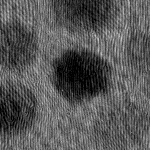
#> input picture Images/TEM126/TEM126_crop1.jpg, 150 x 150 px
$ python -i utils.py   (imports and definitions only)
#> lines starting #> are read from the running program, lines starting #| are printed output that depends on the picture; after the words box and inside, x2 and y2 are one past the last pixel; in counts of white or black regions, pixels touching at a corner belong together
#> further down, picture is the input picture: shape (150, 150); min 0, max 201, mean 87.4
import cv2
import yaml
import numpy as np
import matplotlib.pyplot as plt

from scipy.spatial import distance
from scipy.spatial.distance import directed_hausdorff

# [7 lines left out: function get_config, not called in this run]

class NanoParticleSegmentation:
    def __init__(self):
        pass

    # [8 lines left out: function get_gray_img, not called in this run]

    def contour_distance_to_center(self, contour):
        """
        Function to calculate the distance from the contour's centroid to the image center
        """
        M = cv2.moments(contour)
        if M["m00"] != 0:
            cX = int(M["m10"] / M["m00"])
            cY = int(M["m01"] / M["m00"])
            distance = np.sqrt((cX - self.image_center[0]) ** 2 + (cY - self.image_center[1]) ** 2)
            return distance

        return float('inf')

    # [31 lines left out: function save_img, not called in this run]

    def sort_contours(self, contours):
        # Sort contours first by distance to center, then by area
        contours_sorted = sorted(contours, key=lambda contour: (self.contour_distance_to_center(contour), -cv2.contourArea(contour)))

        # Select the largest contour closest to the center
        largest_cent_contour = contours_sorted[0] if contours_sorted else None

        return largest_cent_contour

    def segment(self, gray_img, strategy=1):
        # Silas' strategy
#> called with strategy = 1
        if strategy == 1:
            # Apply Gaussian Blur to reduce noise
            blurred = cv2.GaussianBlur(gray_img, (5, 5), 0)
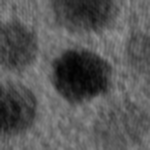
#> blurred: shape (150, 150); min 2, max 150, mean 87.4

            # Apply Median Blur to reduce noise
            blurred = cv2.medianBlur(gray_img, 5)

            # Thresholding using the mean value
            _, thresh = cv2.threshold(blurred, np.mean(blurred), 255, cv2.THRESH_BINARY_INV)
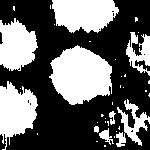
#> thresh: shape (150, 150); 39.7% white; 36 white regions (27 under 20 px), largest, box (x1, y1, x2, y2) and area: (49, 45, 112, 105) 2652, (52, 0, 119, 33) 1730, (0, 81, 38, 150) 1616

            # Apply Morphological Opening to remove small patches
            kernel = cv2.getStructuringElement(cv2.MORPH_RECT, (3, 3))
            opened = cv2.morphologyEx(thresh, cv2.MORPH_OPEN, kernel, iterations=2)
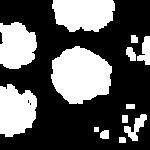
#> opened: shape (150, 150); 35.9% white; 13 white regions

        else:
            # Ahmed's strategy
            #Apply Median blur to remove salt and pepper noise
            blurred = cv2.medianBlur(gray_img, 9)

            #Thresholding to seperate particle from the background
            _, thresh_otsu = cv2.threshold(blurred, 0, 255, cv2.THRESH_BINARY_INV + cv2.THRESH_OTSU)

            # Apply morphologicla operations
            kernel = cv2.getStructuringElement(cv2.MORPH_RECT, (3, 3))
            closed = cv2.morphologyEx(thresh_otsu, cv2.MORPH_CLOSE, kernel, iterations=3)

            kernel2 = cv2.getStructuringElement(cv2.MORPH_ELLIPSE, (5, 5))
            opened = cv2.morphologyEx(closed, cv2.MORPH_OPEN, kernel2, iterations=3)

        # Find contours in the processed image
        contours, _ = cv2.findContours(opened, cv2.RETR_EXTERNAL, cv2.CHAIN_APPROX_SIMPLE)
#> contours = 13 contours, 1 with area under 20; largest, box (x1, y1, x2, y2) and area: (51, 46, 112, 104) 2517, (52, 0, 115, 32) 1586, (0, 84, 37, 137) 1452, (0, 22, 37, 69) 1320, (124, 114, 147, 141) 208
        largest_cent_contour = self.sort_contours(contours)

        # Create a blank mask and draw the largest contour
        mask = np.zeros_like(gray_img, dtype="uint8")
        if largest_cent_contour is not None:
            cv2.drawContours(mask, [largest_cent_contour], -1, (255), thickness=cv2.FILLED)

        # Fill small spaces in the mask
        filled_mask = cv2.morphologyEx(mask, cv2.MORPH_CLOSE, kernel, iterations=2)

        color = (0, 0, 255)
        thickness = 1

        # Draw contours of the refined segmentation mask on the original image in red
        seg_img = self.image.copy()
        refined_contours, _ = cv2.findContours(filled_mask, cv2.RETR_EXTERNAL, cv2.CHAIN_APPROX_SIMPLE)
        cv2.drawContours(seg_img, refined_contours, -1, color, thickness)

        # Draw red lines at the edges of seg_img
        height, width, _ = seg_img.shape

        # Top edge
        cv2.line(seg_img, (0, 0), (width, 0), color, thickness)
        # Bottom edge
        cv2.line(seg_img, (0, height - 1), (width, height - 1), color, thickness)
        # Left edge
        cv2.line(seg_img, (0, 0), (0, height), color, thickness)
        # Right edge
        cv2.line(seg_img, (width - 1, 0), (width - 1, height), color, thickness)

        return gray_img, filled_mask, seg_img


class Metrics:
    def __init__(self, mask, groundTruth):
        self.mask = mask
        self.groundTruth = groundTruth


    # [78 lines left out: functions calcDICE, calcIOU, calcHusdorf, not called in this run]

    def get_metrics(self):
        return f"DICE: {self.calcDICE():.2f}, IoU: {self.calcIOU():.2f}, Hausdorf: {self.calcHusdorf():.2f}"

>>> import cv2
>>> picture = cv2.imread('Images/TEM126/TEM126_crop1.jpg', cv2.IMREAD_GRAYSCALE)
#> (the run stopped early here; a loop or call above may not have finished)

$ run again, on Images/TEM126/TEM126_crop10.jpg
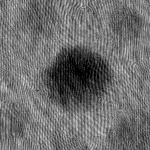
#> input picture Images/TEM126/TEM126_crop10.jpg, 150 x 150 px
#> picture is the input picture: shape (150, 150); min 0, max 223, mean 109.7
#> in segment, `_, thresh = cv2.threshold(blurred, np.mean(blurred), 255, cv2.THRESH_B..`:
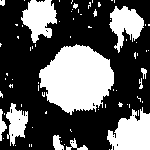
#> thresh: shape (150, 150); 35.5% white; 75 white regions (63 under 20 px), largest, box (x1, y1, x2, y2) and area: (39, 44, 114, 115) 3682, (107, 107, 150, 150) 1255, (21, 0, 57, 43) 977
#> in segment, `opened = cv2.morphologyEx(thresh, cv2.MORPH_OPEN, kernel, iterations=2)`:
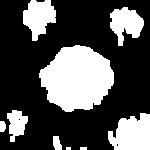
#> opened: shape (150, 150); 31.6% white; 9 white regions (1 under 20 px)
#> contours = 9 contours, 2 with area under 20; largest, box (x1, y1, x2, y2) and area: (39, 45, 114, 112) 3491, (108, 113, 150, 150) 1117, (23, 0, 56, 41) 813, (110, 7, 144, 46) 744, (7, 110, 28, 142) 374, (53, 136, 62, 150) 80, (0, 121, 6, 132) 44

$ run again, on Images/TEM126/TEM126_crop11.jpg
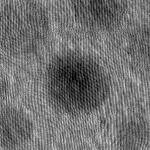
#> input picture Images/TEM126/TEM126_crop11.jpg, 150 x 150 px
#> picture is the input picture: shape (150, 150); min 0, max 222, mean 111.7
#> in segment, `_, thresh = cv2.threshold(blurred, np.mean(blurred), 255, cv2.THRESH_B..`:
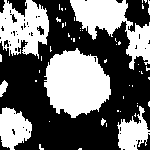
#> thresh: shape (150, 150); 42.6% white; 53 white regions (45 under 20 px), largest, box (x1, y1, x2, y2) and area: (44, 48, 111, 118) 3320, (70, 0, 150, 70) 2265, (0, 0, 49, 59) 1879
#> in segment, `opened = cv2.morphologyEx(thresh, cv2.MORPH_OPEN, kernel, iterations=2)`:
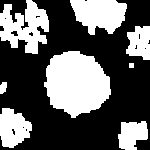
#> opened: shape (150, 150); 38% white; 8 white regions
#> contours = 8 contours, 1 with area under 20; largest, box (x1, y1, x2, y2) and area: (44, 51, 111, 118) 3138, (0, 0, 49, 54) 1478, (70, 0, 127, 35) 1336, (0, 108, 32, 148) 868, (118, 121, 148, 150) 596, (126, 26, 150, 60) 582, (0, 82, 7, 94) 52

$ run again, on Images/TEM126/TEM126_crop12.jpg
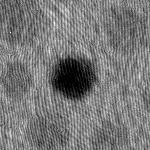
#> input picture Images/TEM126/TEM126_crop12.jpg, 150 x 150 px
#> picture is the input picture: shape (150, 150); min 0, max 253, mean 120.5
#> in segment, `_, thresh = cv2.threshold(blurred, np.mean(blurred), 255, cv2.THRESH_B..`:
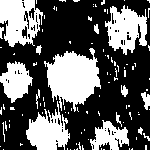
#> thresh: shape (150, 150); 37.1% white; 102 white regions (86 under 20 px), largest, box (x1, y1, x2, y2) and area: (44, 48, 101, 112) 2184, (0, 0, 43, 47) 1363, (105, 5, 147, 55) 1296
#> in segment, `opened = cv2.morphologyEx(thresh, cv2.MORPH_OPEN, kernel, iterations=2)`:
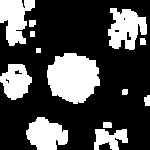
#> opened: shape (150, 150); 29.5% white; 13 white regions
#> contours = 13 contours, 1 with area under 20; largest, box (x1, y1, x2, y2) and area: (47, 53, 100, 104) 1928, (108, 8, 147, 50) 1012, (0, 0, 35, 46) 924, (26, 117, 68, 150) 914, (0, 64, 32, 100) 744
